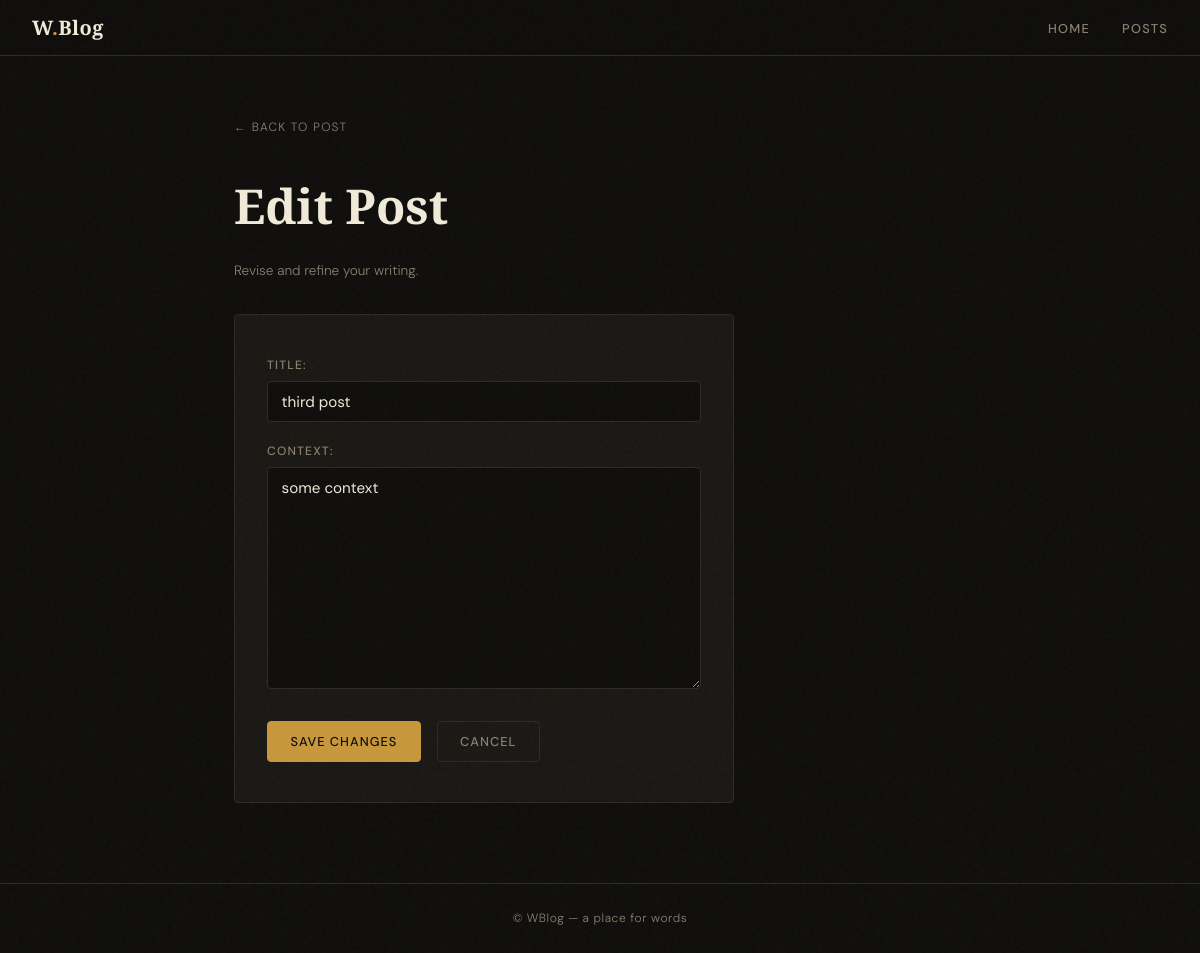
The app's page /post_list/3/edit (signed in), older data.
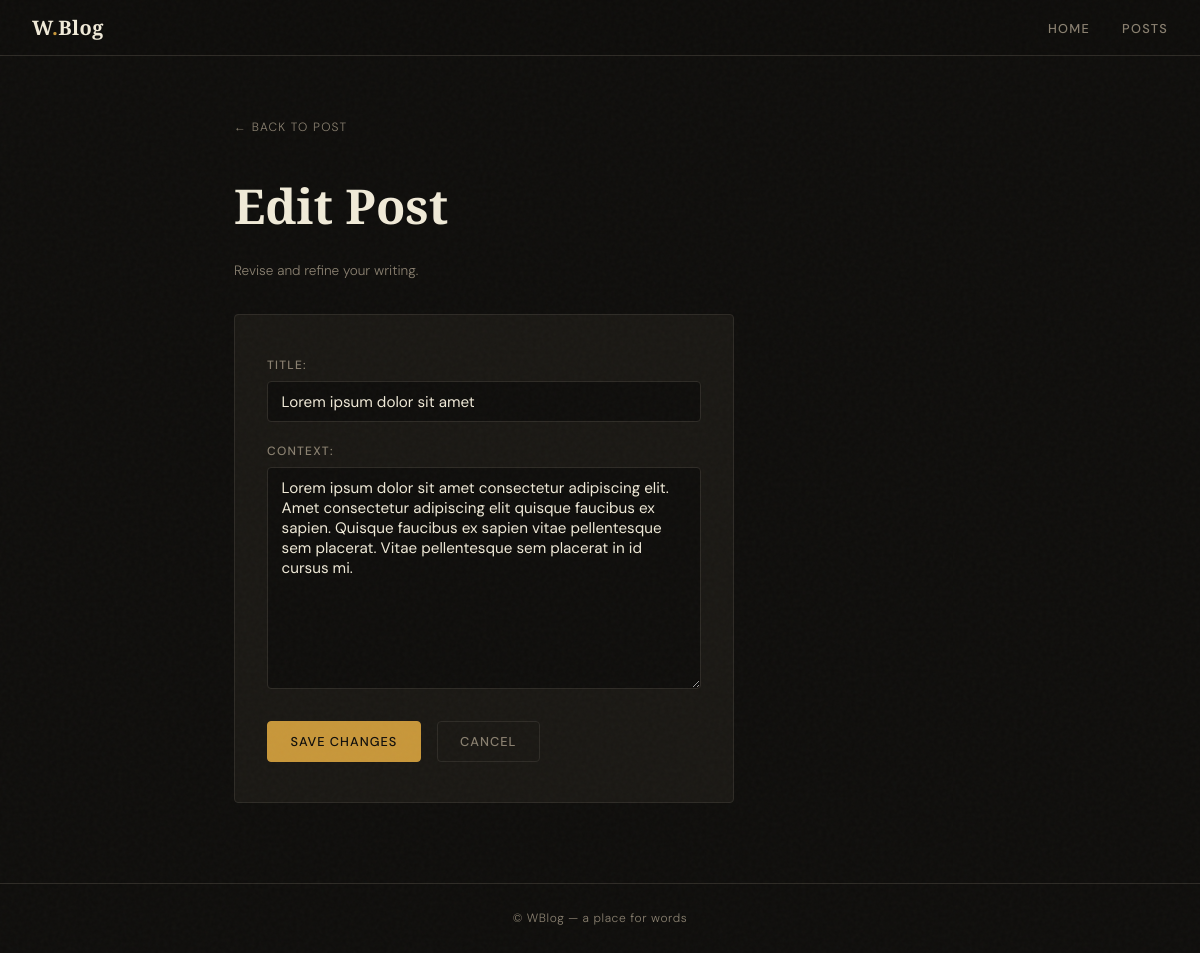
The same page, newer data.
### wblog/models.py (models this page shows)
class Post(models.Model):
    title = models.CharField(max_length=128)
    context = models.TextField()
    created_at = models.DateTimeField(auto_now_add=True)
    updated_at = models.DateTimeField(auto_now=True)
    author = models.ForeignKey(User, on_delete=models.CASCADE)

### wblog/views.py (the view)
# urls.py: path("post_list/<int:pk>/edit", PostUpdateView.as_view(), name="post_update"),
class PostUpdateView(LoginRequiredMixin, UserPassesTestMixin, UpdateView):
    model = Post
    template_name = "wblog/post_update_view.html"
    fields = ["title", "context"]
    success_url = reverse_lazy("post_list")
    def test_func(self) -> bool | None:
        post = self.get_object()
        return post.author == self.request.user

### wblog/templates/wblog/post_update_view.html (shortened to what this page needs)
{%extends 'wblog/base.html'%}
{%block content%}
<a href="{% url 'post_detail' object.pk %}" class="back-link" style="display:inline-flex;align-items:center;gap:.4rem;font-size:.75rem;letter-spacing:.1em;text-transform:uppercase;color:var(--muted);text-decoration:none;margin-bottom:2.5rem;transition:color .2s;">&#8592; Back to Post</a>
<h1>Edit Post</h1>
<p class="muted" style="margin-bottom:2rem;">Revise and refine your writing.</p>
<div class="form-card">
    <form action="" method="post">
        {{form.as_p}}
        <div class="flex gap-4 mt-6" style="flex-wrap:wrap;">
            <button type="submit" class="btn btn-solid">Save Changes</button>
            <a href="{% url 'post_detail' object.pk %}" class="btn btn-ghost">Cancel</a>
        </div>
    </form>
</div>
{%endblock%}

Row changes from the older to the newer data that the page shows:
changed Post: title "third post" → "Lorem ipsum dolor sit amet"; context "some context" → "Lorem ipsum dolor sit amet consectetur adipiscing elit. Amet consectetur adipiscing elit quisque faucibus ex sapien. Quisque faucibus ex sapien vitae pellentesque sem placerat. Vitae pellentesque sem placerat in id cursus mi."
